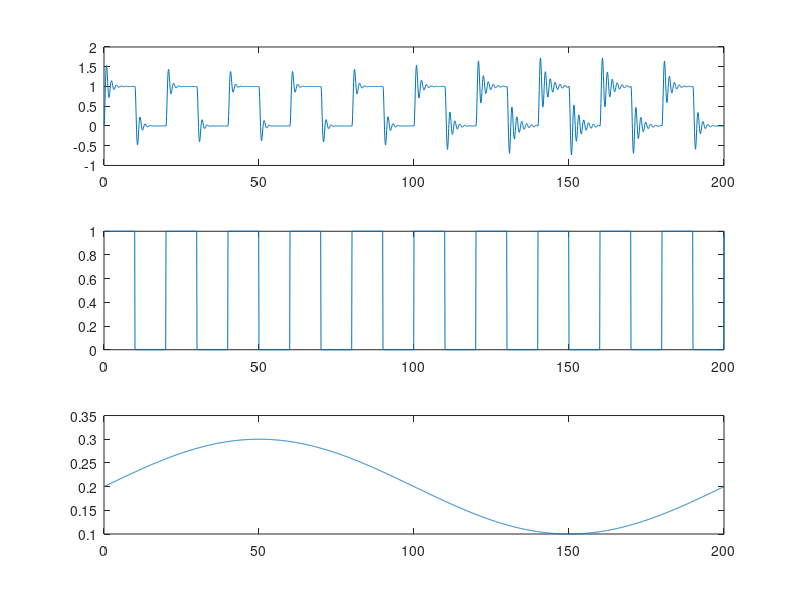

The MATLAB source for this figure: (Note: this script raises an error after producing the figure.)
clear; close all;clc
load('dados.mat');
Na = 2;
N = 1;
% p = p./20;
figure
subplot(3,1,1)
plot(t,y);
subplot(3,1,2);
plot(t,u);
subplot(3,1,3);
plot(t,p);
%%
figure
Modelo_MA_LPV = ident_lpv_lms_sb0_loop(y,u,p,Ts,Na,N,0.1,0.001,'plota1',100);
m_salva_planta_lpv_struct('Identificado',Modelo_MA_LPV,Na,N,Ts);

% ident_lpv_plms_sb0_loop(y,u,p,Ts,Na,N,1.5,0.001,' ',20)

